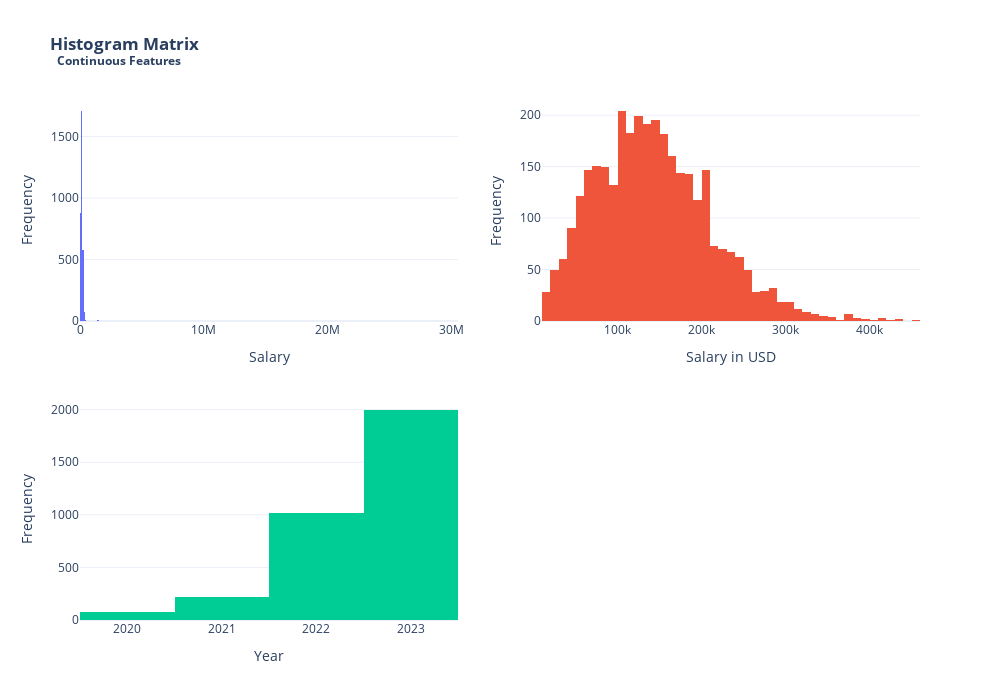

Write notebook code for a chart like this one.
### Code cell
continuous_features = ['Salary', 'Salary in USD', 'Year']
plot_histogram_matrix(df[continuous_features])

### Figure 1 — Plotly figure (JSON) as saved in the notebook; plotly's stock layout.template omitted (floating-point values rounded to 4 significant figures; data arrays with more than 128 entries replaced by an {"elided": "..."} marker saying what was removed)
{"data": [{"name": "Salary", "type": "histogram", "x": {"elided": "3300 int values"}, "xaxis": "x", "yaxis": "y"}, {"name": "Salary in USD", "type": "histogram", "x": {"elided": "3300 int values"}, "xaxis": "x2", "yaxis": "y2"}, {"name": "Year", "type": "histogram", "x": {"elided": "3300 int values"}, "xaxis": "x3", "yaxis": "y3"}], "layout": {"height": 700, "margin": {"l": 80, "t": 100}, "showlegend": false, "title": {"text": "<b>Histogram Matrix<br> <sup> Continuous Features</sup></b>"}, "width": 1000, "xaxis": {"anchor": "y", "domain": [0, 0.45], "title": {"text": "Salary"}}, "xaxis2": {"anchor": "y2", "domain": [0.55, 1], "title": {"text": "Salary in USD"}}, "xaxis3": {"anchor": "y3", "domain": [0, 0.45], "title": {"text": "Year"}}, "xaxis4": {"anchor": "y4", "domain": [0.55, 1]}, "yaxis": {"anchor": "x", "domain": [0.575, 1], "title": {"text": "Frequency"}}, "yaxis2": {"anchor": "x2", "domain": [0.575, 1], "title": {"text": "Frequency"}}, "yaxis3": {"anchor": "x3", "domain": [0, 0.425], "title": {"text": "Frequency"}}, "yaxis4": {"anchor": "x4", "domain": [0, 0.425]}}}
